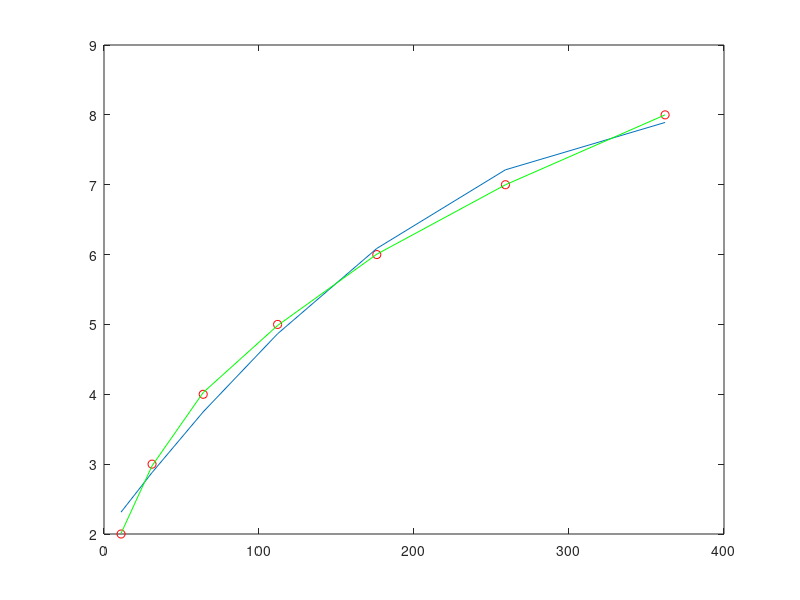

Reproduce this figure in MATLAB.
% polyfit demo 1
x=[11 31 64 112 176 259 362];
y=2:8;
plot(x,y,'ro')
hold on

coeffs=polyfit(x,y,2)
y_fit2=polyval(coeffs,x)
plot(x,y_fit2)

coeffs=polyfit(x,y,5)
y_fit5=polyval(coeffs,x)
plot(x,y_fit5,'g-')